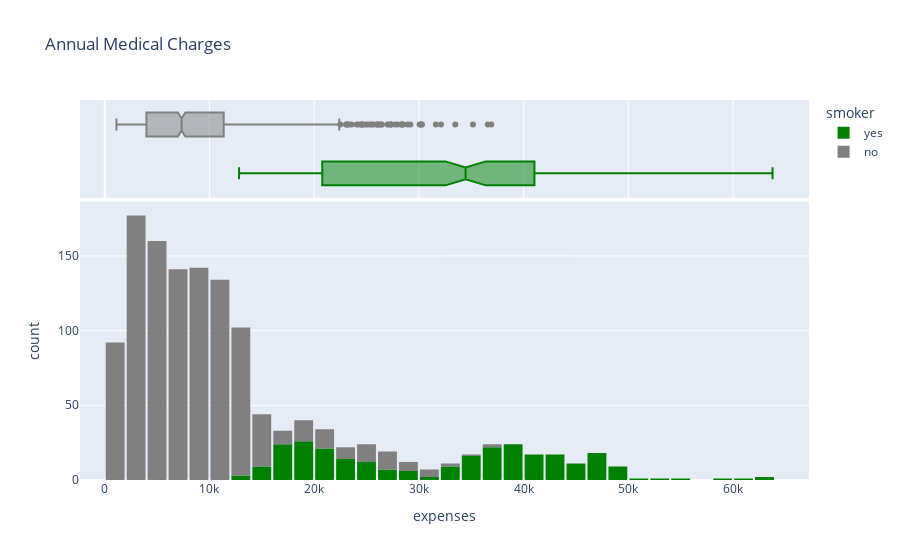

The notebook cell saved with this chart:
### Code cell
fig = px.histogram(df , x = 'expenses'  ,marginal = 'box' , color = 'smoker' , color_discrete_sequence=['green' , 'grey'] , title = 'Annual Medical Charges')
fig.update_layout(bargap = 0.1)
fig.show()

### Figure 1 — Plotly figure (JSON) as saved in the notebook; plotly's stock layout.template omitted (floating-point values rounded to 4 significant figures; data arrays with more than 128 entries replaced by an {"elided": "..."} marker saying what was removed)
{"data": [{"alignmentgroup": "True", "bingroup": "x", "hovertemplate": "smoker=yes<br>expenses=%{x}<br>count=%{y}<extra></extra>", "legendgroup": "yes", "marker": {"color": "green", "pattern": {"shape": ""}}, "name": "yes", "offsetgroup": "yes", "orientation": "v", "showlegend": true, "type": "histogram", "x": {"elided": "274 float values"}, "xaxis": "x", "yaxis": "y"}, {"alignmentgroup": "True", "hovertemplate": "smoker=yes<br>expenses=%{x}<extra></extra>", "legendgroup": "yes", "marker": {"color": "green"}, "name": "yes", "notched": true, "offsetgroup": "yes", "showlegend": false, "type": "box", "x": {"elided": "274 float values"}, "xaxis": "x2", "yaxis": "y2"}, {"alignmentgroup": "True", "bingroup": "x", "hovertemplate": "smoker=no<br>expenses=%{x}<br>count=%{y}<extra></extra>", "legendgroup": "no", "marker": {"color": "grey", "pattern": {"shape": ""}}, "name": "no", "offsetgroup": "no", "orientation": "v", "showlegend": true, "type": "histogram", "x": {"elided": "1064 float values"}, "xaxis": "x", "yaxis": "y"}, {"alignmentgroup": "True", "hovertemplate": "smoker=no<br>expenses=%{x}<extra></extra>", "legendgroup": "no", "marker": {"color": "grey"}, "name": "no", "notched": true, "offsetgroup": "no", "showlegend": false, "type": "box", "x": {"elided": "1064 float values"}, "xaxis": "x2", "yaxis": "y2"}], "layout": {"bargap": 0.1, "barmode": "relative", "legend": {"title": {"text": "smoker"}, "tracegroupgap": 0}, "title": {"text": "Annual Medical Charges"}, "xaxis": {"anchor": "y", "domain": [0, 1], "title": {"text": "expenses"}}, "xaxis2": {"anchor": "y2", "domain": [0, 1], "matches": "x", "showgrid": true, "showticklabels": false}, "yaxis": {"anchor": "x", "domain": [0, 0.7326], "title": {"text": "count"}}, "yaxis2": {"anchor": "x2", "domain": [0.7426, 1], "matches": "y2", "showgrid": false, "showline": false, "showticklabels": false, "ticks": ""}}}
